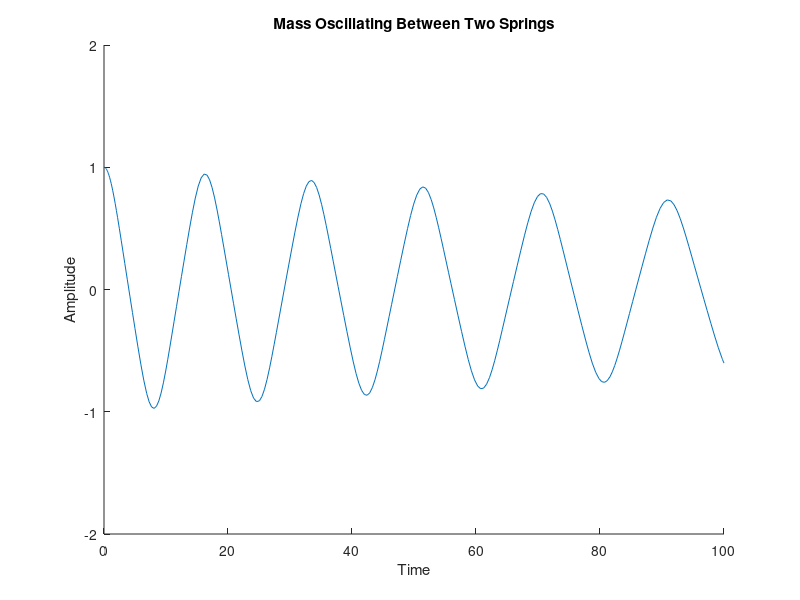

MATLAB code to generate this figure:
% let's make a model for a mass on two springs. one end of each spring is
% fixed to a wall and the other end to the mass. actually at this point
% it's a particle, not a mass.

% hello

function piano_step_absolute_one_and_a_half()
% absolute first step: satisfy louise's paranoia
clf
hold on

%% parameters might be important

b = .01;
time_end = 100;
k = 2;                 % completely arbitrary k value of springs
x = 2;                  % at rest length of springs

%% initial values could also be important

y_initial = 1;         % initial y position 
vy_initial = 0;         % initial y velocity
lower_bound = - y_initial - 1;
upper_bound = y_initial +1;

Y_stuff = [y_initial, vy_initial];

%% now we get to make an ode function

[T,Y] = ode45(@vibration, [0, time_end], Y_stuff);

%% now we get to make a function for the ode

    function derivs = vibration(T, Y_stuff)
        y = Y_stuff(1); %Unpack variables
        vy = Y_stuff(2); %Unpack variables
        ay = -k * (sqrt(x^2 + y^2) - x) * y / sqrt(x^2 + y^2) - b * vy; %Velocity equation (described by sheet) 
        delta_y = vy; % Change in y 
        delta_vy = ay; %Change in velocity of y
        derivs = [delta_y; delta_vy];
    end

%% some clever way to manipulate the Y vector

Velocity = Y(1:end, 1);

%% now how to make a graph
plot(T,Velocity);
axis([0, time_end, -2, 2]);

%% now we label the graph 
xlabel('Time'); 
ylabel('Amplitude'); 
title('Mass Oscillating Between Two Springs');
end
